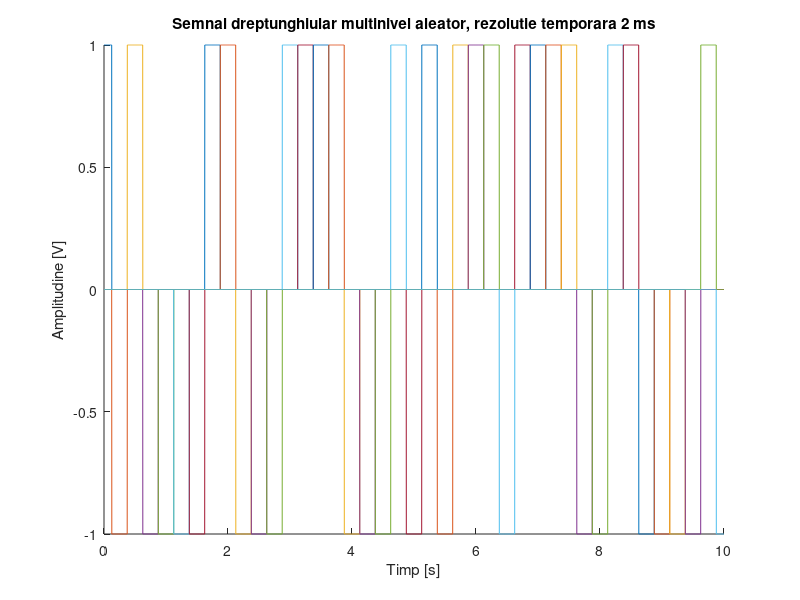
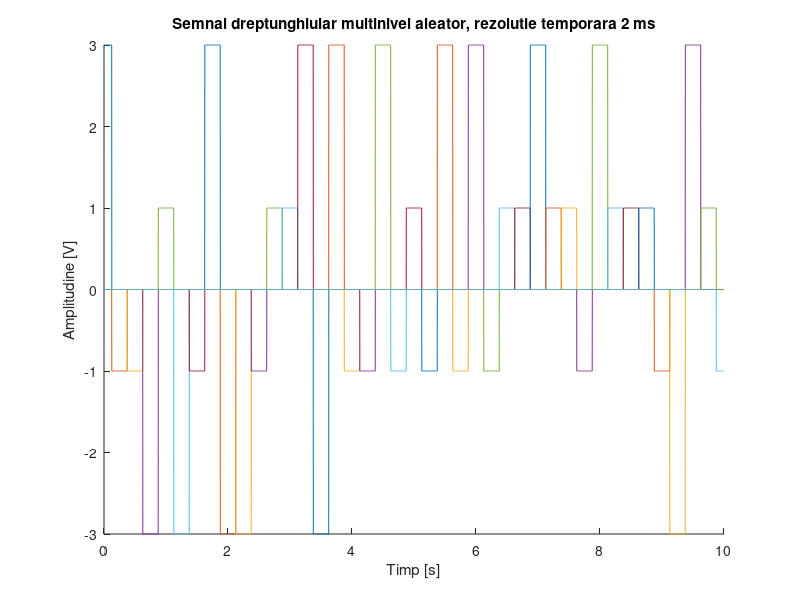
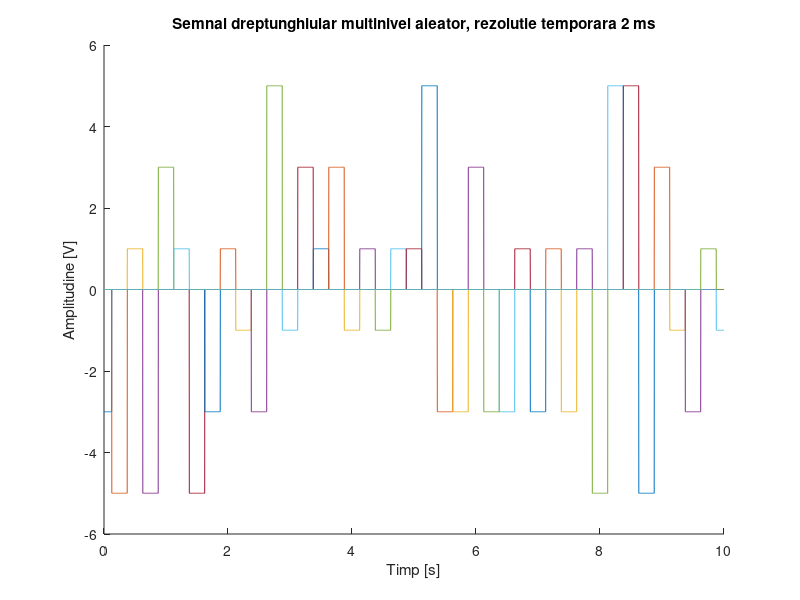
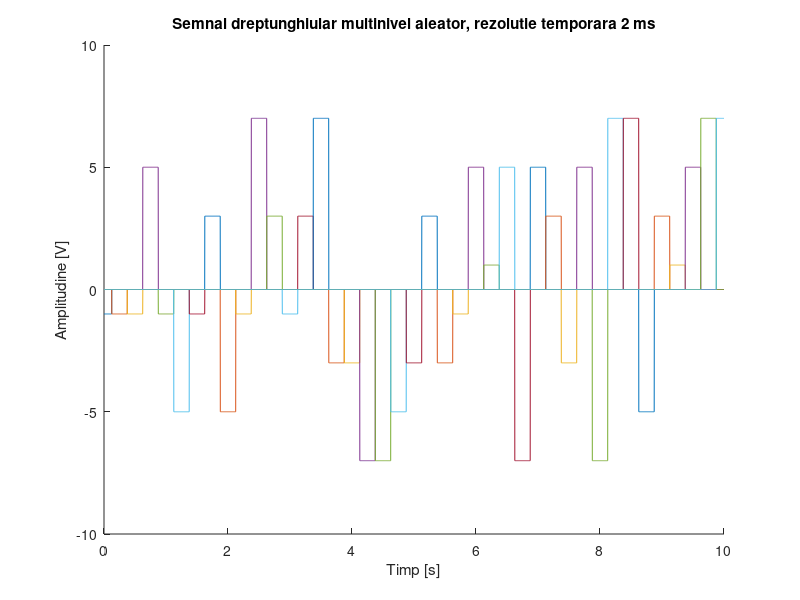

MATLAB code for these plots, in order:
%Subpunctul a)
t1=0:0.002:10; % generam primul interval de timp, cu rezolutia temporara de 2 ms
nivel= [-1 1];  %generam primul nivel

figure(1)
hold on
for n=0:0.25:10
y = datasample(nivel, 1); %functia datasample returneaza o valoare aleasa aleator din nivelul {-1, 1}
plot(t1, y*rectpuls(t1-n, 0.25)) %se genereaza un impuls de durata 0.25 (durata unui semnal), cu centrul in t1-1
end

xlabel('Timp [s]') %etichetam axa x 
ylabel('Amplitudine [V]') %etichetam axa y
title('Semnal dreptunghiular multinivel aleator, rezolutie temporara 2 ms')
hold off


%Subpunctul b)
t1=0:0.002:10; % generam primul interval de timp, cu rezolutia temporara de 2 ms
nivel = [-3,-1,1,3]; %generam cel de-al doilea nivel

figure(2)
hold on
for n=0:0.25:10
y = datasample(nivel, 1); %functia datasample returneaza o valoare aleasa aleator din nivelul {-1, 1}
plot(t1, y*rectpuls(t1-n, 0.25)) %se genereaza un impuls de durata 0.25 (durata unui semnal), cu centrul in t1-1
end
hold off

xlabel('Timp [s]') %etichetam axa x 
ylabel('Amplitudine [V]') %etichetam axa y
title('Semnal dreptunghiular multinivel aleator, rezolutie temporara 2 ms')


%Subpunctul c)
t1=0:0.002:10; % generam primul interval de timp, cu rezolutia temporara de 2 ms
nivel = [-5,-3,-1,1,3,5]; %generam cel de-al doilea nivel
figure(3)
hold on

for n=0:0.25:10
y = datasample(nivel, 1); %functia datasample returneaza o valoare aleasa aleator din nivelul {-1, 1}
plot(t1, y*rectpuls(t1-n, 0.25)) %se genereaza un impuls de durata 0.25 (durata unui semnal), cu centrul in t1-1
end


xlabel('Timp [s]') %etichetam axa x 
ylabel('Amplitudine [V]') %etichetam axa y
title('Semnal dreptunghiular multinivel aleator, rezolutie temporara 2 ms')
hold off

%Subpunctul d)
figure(4)
hold on
t1=0:0.002:10; % generam primul interval de timp, cu rezolutia temporara de 2 ms
nivel = [-7,-5,-3,-1,1,3,5,7]; %generam cel de-al doilea nivel


for n=0:0.25:10
y = datasample(nivel, 1); %functia datasample returneaza o valoare aleasa aleator din nivelul {-1, 1}
plot(t1, y*rectpuls(t1-n, 0.25)) %se genereaza un impuls de durata 0.25 (durata unui semnal), cu centrul in t1-1
end

xlabel('Timp [s]') %etichetam axa x 
ylabel('Amplitudine [V]') %etichetam axa y
title('Semnal dreptunghiular multinivel aleator, rezolutie temporara 2 ms')
hold off












%Pentru rezolutie temporara 20 ms
%Subpunctul a)
figure(5) 
t2=0:0.02:10; % generam primul interval de timp, cu rezolutia temporara de 20 ms
nivel= [-1 1];  %generam primul nivel

hold on %retinem graficul
for n=0:0.25:10
y = datasample(nivel, 1); %functia datasample returneaza o valoare aleasa aleator din nivelul {-1, 1}
plot(t2, y*rectpuls(t2-n, 0.25)) %se genereaza un impuls de durata 0.25 (durata unui semnal), cu centrul in t2-1
end


xlabel('Timp [s]') %etichetam axa x 
ylabel('Amplitudine [V]') %etichetam axa y
title('Semnal dreptunghiular multinivel aleator, rezolutie temporara 20 ms')
hold off


%Subpunctul b)
figure(6) 
t2=0:0.02:10; % generam primul interval de timp, cu rezolutia temporara de 20 ms
nivel = [-3,-1,1,3]; %generam cel de-al doilea nivel

hold on %retinem graficul
for n=0:0.25:10
y = datasample(nivel, 1); %functia datasample returneaza o valoare aleasa aleator din nivelul {-1, 1}
plot(t2, y*rectpuls(t2-n, 0.25)) %se genereaza un impuls de durata 0.25 (durata unui semnal), cu centrul in t2-1
end


xlabel('Timp [s]') %etichetam axa x 
ylabel('Amplitudine [V]') %etichetam axa y
title('Semnal dreptunghiular multinivel aleator, rezolutie temporara 20 ms')
hold off

%Subpunctul c)
figure(7) %afisarea se va face in  fereastra numita figure(1)
t2=0:0.02:10; % generam primul interval de timp, cu rezolutia temporara de 20 ms
nivel = [-5,-3,-1,1,3,5]; %generam cel de-al doilea nivel

hold on %retinem graficul
for n=0:0.25:10
y = datasample(nivel, 1); %functia datasample returneaza o valoare aleasa aleator din nivelul {-1, 1}
plot(t2, y*rectpuls(t2-n, 0.25)) %se genereaza un impuls de durata 0.25 (durata unui semnal), cu centrul in t2-1
end


xlabel('Timp [s]') %etichetam axa x 
ylabel('Amplitudine [V]') %etichetam axa y
title('Semnal dreptunghiular multinivel aleator, rezolutie temporara 20 ms')
hold off

%Subpunctul d)
figure(8) %afisarea se va face in  fereastra numita figure(1)
t2=0:0.02:10; % generam primul interval de timp, cu rezolutia temporara de 20 ms
nivel = [-7,-5,-3,-1,1,3,5,7]; %generam cel de-al doilea nivel

hold on %retinem graficul
for n=0:0.25:10
y = datasample(nivel, 1); %functia datasample returneaza o valoare aleasa aleator din nivelul {-1, 1}
plot(t2, y*rectpuls(t2-n, 0.25)) %se genereaza un impuls de durata 0.25 (durata unui semnal), cu centrul in t2-1
end


xlabel('Timp [s]') %etichetam axa x 
ylabel('Amplitudine [V]') %etichetam axa y
title('Semnal dreptunghiular multinivel aleator, rezolutie temporara 20 ms')
hold off







%Pentru rezolutie temporara de 200 ms:
%Subpunctul a)
figure(9) 
t3=0:0.2:10; % generam primul interval de timp, cu rezolutia temporara de 200 ms
nivel= [-1 1];  %generam primul nivel

hold on %retinem graficul
for n=0:0.25:10
y = datasample(nivel, 1); %functia datasample returneaza o valoare aleasa aleator din nivelul {-1, 1}
plot(t3, y*rectpuls(t3-n, 0.25)) %se genereaza un impuls de durata 0.25 (durata unui semnal), cu centrul in t2-1
end


xlabel('Timp [s]') %etichetam axa x 
ylabel('Amplitudine [V]') %etichetam axa y
title('Semnal dreptunghiular multinivel aleator, rezolutie temporara 20 ms')
hold off


%Subpunctul b)
figure(10) 
t3=0:0.2:10; % generam primul interval de timp, cu rezolutia temporara de 200 ms
nivel= [-3 -1 1 3];  %generam primul nivel

hold on %retinem graficul
for n=0:0.25:10
y = datasample(nivel, 1); %functia datasample returneaza o valoare aleasa aleator din nivelul {-1, 1}
plot(t3, y*rectpuls(t3-n, 0.25)) %se genereaza un impuls de durata 0.25 (durata unui semnal), cu centrul in t2-1
end


xlabel('Timp [s]') %etichetam axa x 
ylabel('Amplitudine [V]') %etichetam axa y
title('Semnal dreptunghiular multinivel aleator, rezolutie temporara 20 ms')
hold off

%Subpunctul c)
figure(11) 
t3=0:0.2:10; % generam primul interval de timp, cu rezolutia temporara de 200 ms
nivel= [-5 -3 -1 1 3 5];  %generam primul nivel

hold on %retinem graficul
for n=0:0.25:10
y = datasample(nivel, 1); %functia datasample returneaza o valoare aleasa aleator din nivelul {-1, 1}
plot(t3, y*rectpuls(t3-n, 0.25)) %se genereaza un impuls de durata 0.25 (durata unui semnal), cu centrul in t2-1
end


xlabel('Timp [s]') %etichetam axa x 
ylabel('Amplitudine [V]') %etichetam axa y
title('Semnal dreptunghiular multinivel aleator, rezolutie temporara 20 ms')
hold off

%Subpunctul d)
figure(12) 
t3=0:0.2:10; % generam primul interval de timp, cu rezolutia temporara de 200 ms
nivel= [-7 -5 -3 -1 1 3 5 7];  %generam primul nivel

hold on %retinem graficul
for n=0:0.25:10
y = datasample(nivel, 1); %functia datasample returneaza o valoare aleasa aleator din nivelul {-1, 1}
plot(t3, y*rectpuls(t3-n, 0.25)) %se genereaza un impuls de durata 0.25 (durata unui semnal), cu centrul in t2-1
end


xlabel('Timp [s]') %etichetam axa x 
ylabel('Amplitudine [V]') %etichetam axa y
title('Semnal dreptunghiular multinivel aleator, rezolutie temporara 20 ms')
hold off